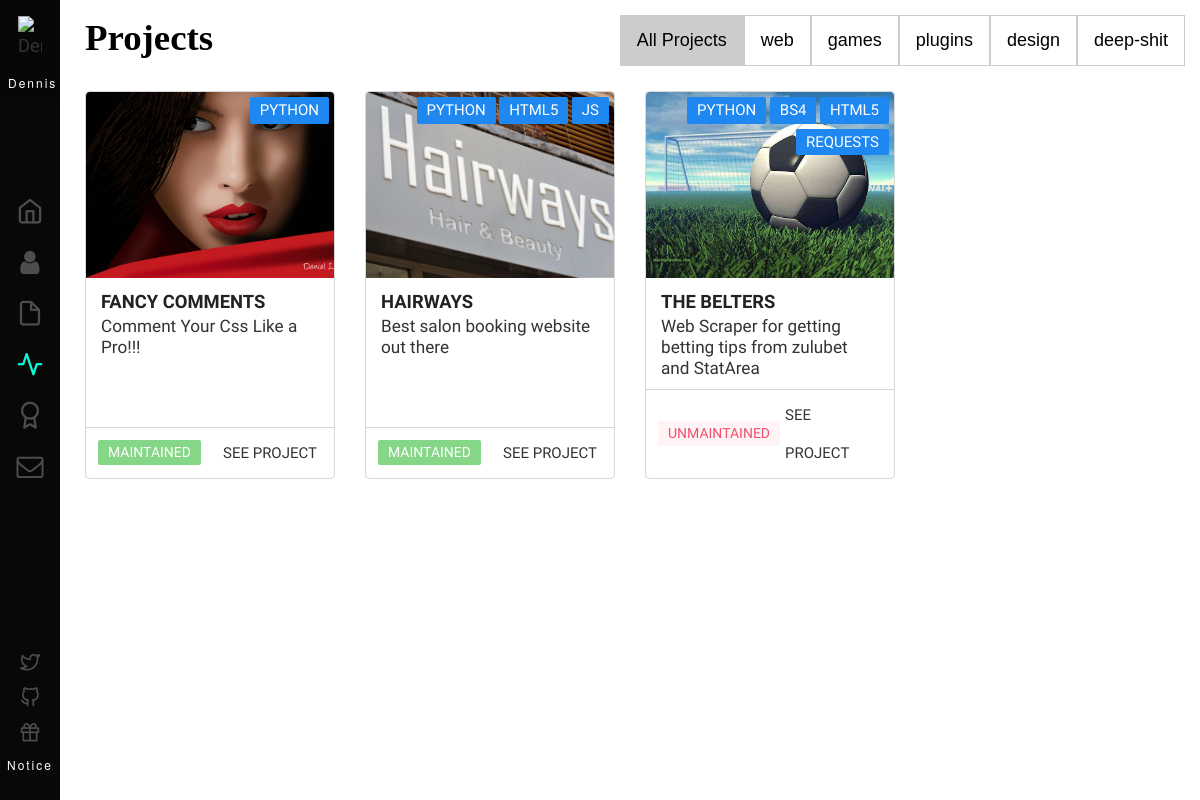
Before: /projects/ with the older database file.
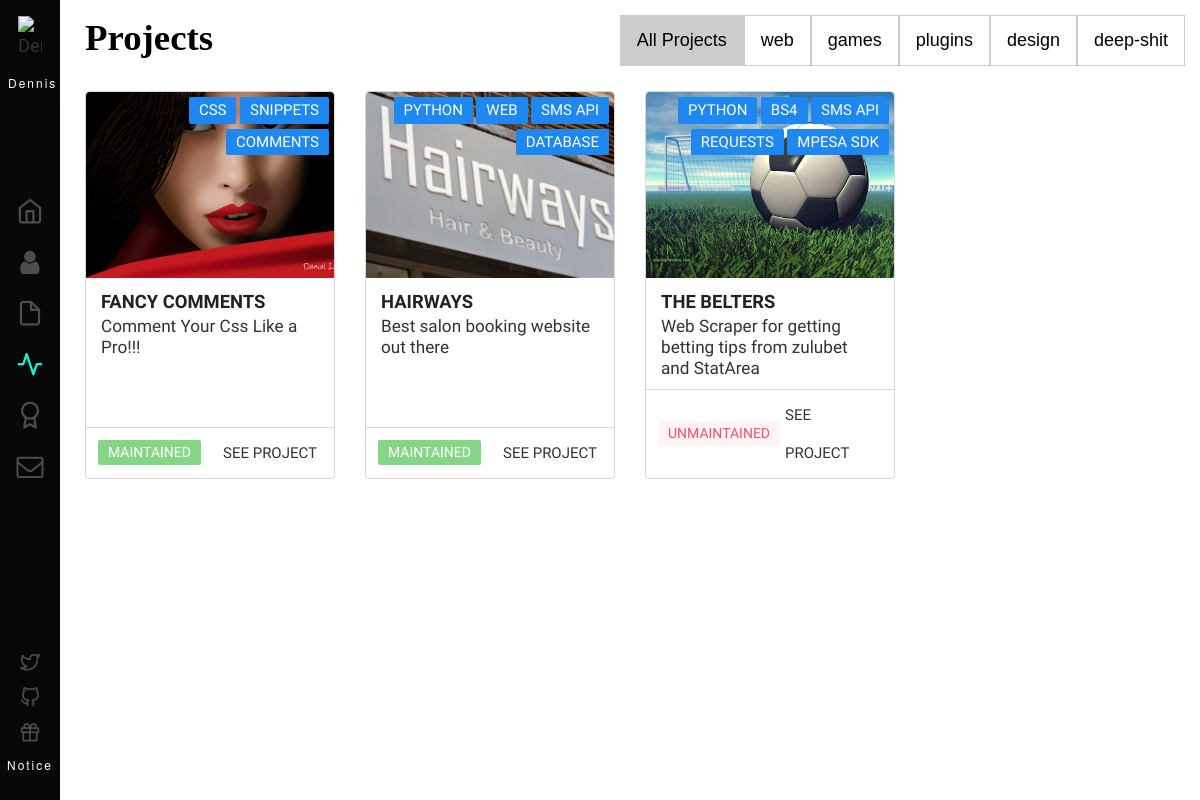
After: the same page with the newer database file.
### base/models.py (models this page shows, shortened)
class Project(models.Model):
    name = models.CharField(max_length=40)
    slug_name = models.SlugField()
    intro = models.TextField()
    subtitle = models.CharField(max_length=150)
    options = [
        ('web', 'web'),
        ('games', 'games'),
        ('plugins', 'plugins'),
        ('design', 'art & design'),
        ('deepshit', 'deepshit')]
    category = models.CharField(max_length=4, choices=options, default='code')
    preview = models.CharField(max_length=150)
    open_source = models.BooleanField(default=False)
    options = [('maintained', 'maintained'),
               ('unmaintained', 'unmaintained')]
    status = models.CharField(
        max_length=12, choices=options, default='maintained')
    source = models.CharField(blank=True, max_length=40)
    source_url = models.URLField(blank=True)
    releases = models.CharField(blank=True, max_length=40)
    release_url = models.URLField(blank=True)
    homepage = models.CharField(blank=True, max_length=40)
    homepage_url = models.URLField()
    description = models.TextField()
    works = models.TextField()
    get_started = models.TextField()
    has_installation = models.BooleanField(default=False)
    installation = models.TextField(blank=True)
    usage = models.TextField(blank=True)
    credits = models.TextField()
    license = models.TextField()
    created_date = models.DateTimeField(editable=False, default=timezone.now)

class Tag(models.Model):
    project = models.ForeignKey(
        Project, related_name='tags', on_delete=models.CASCADE)
    label = models.CharField(max_length=20)

### base/views.py (the view)
# urls.py: path('projects/', views.projects, name='projects'),
def projects(request):
    projects = Project.objects.all().order_by('-created_date')
    tags = Tag.objects.all()
    context = {"projects": projects, "tags": tags}
    return render(request, "projects/index.html", context)

### base/templates/projects/index.html (shortened to what this page needs)
{% extends 'base.html' %}
{% load staticfiles %}
{% block content %}
	<div class="projects">
		<div class="container">
			<div class="row categories">
				<h1 class="title color">Projects</h1>
				<div class="tab">
					<button class="tablinks" onclick="toggleTab(event, 'tabcontent')">All Projects</button>
					<button class="tablinks" onclick="toggleTab(event, 'web')">web</button>
					<button class="tablinks" onclick="toggleTab(event, 'games')">games</button>
					<button class="tablinks" onclick="toggleTab(event, 'plugins')">plugins</button>
					<button class="tablinks" onclick="toggleTab(event, 'design')">design</button>
					<button class="tablinks" onclick="toggleTab(event, 'deep-shit')">deep-shit</button>
				</div>
			</div>
			<div class="row equal-columns">
				{% for project in projects %}
					<div class="tabcontent project-thumb-container col-sm-6 col-md-4 col-lg-3 {{ project.category }}" data-offset="0" data-ref="tag" data-ref-id="{{ project.category }}">
						<div class="project-card">
							<div class="card-image">
								<div class="img-container">
									<img alt="{{ project.name }}" src="../static/projects/{{ project.preview }}" >
								</div>
								<div class="card-badge">
									{% for tag in tags %}
									{% if tag.project.slug_name == project.slug_name %}
									<span class="badge text-upper">
										{{ tag.label }}
									</span>
									{% endif %}
									{% endfor %}
								</div>
							</div>
							<div class="card-body">
								<h4 class="text-upper">{{ project.name }}</h4>
								<p>
									{{ project.intro }}
								</p>
							</div>
							<div class="card-bottom">
								<span class="status text-upper badge badge-{% if project.status == 'maintained' %}success{% else %}danger{% endif %}">
									{{ project.status }}
								</span>
								<div class="project-more-info text-upper">
									<a href="{% url  'more' name=project.slug_name %}" class="nicehover">SEE PROJECT</a>
								</div>
							</div>
						</div>
					</div>
				{% endfor %}
			</div>
		</div>
	</div>
{% endblock %}

### base/templates/base.html (shortened to what this page needs)
<!DOCTYPE html>
{% load staticfiles %}
<html lang="en-US" prefix="og: http://ogp.me/ns#" class="no-js ">
  <head>
    <link rel="stylesheet" type="text/css" href="{% static 'css/main.css' %}">
    <link rel="stylesheet" href="//cdn.jsdelivr.net/npm/alertifyjs@1.11.3/build/css/alertify.min.css"/>
  </head>
  <body>
    <div id="nav_bar">
      <a class="logo" rel="index" href="{% url 'home'  %}">
        <img src="https://daks2k3a4ib2z.cloudfront.net/53a9a7630dfd86dd31d6fdb4/53de0b634a9366157770dbb7_icon-intro.svg" alt="Dennis">
        <span class="sidebar-text text-white">Dennis
        </span>
      </a>
      <ul id="menu" class="en list">
        <li data-menuanchor="home" class="{% if request.path == '/' %}active{% endif %}">
        <a rel="index" href="{% url 'home' %}" arial-label="home">
          <i class="icon-home"></i>
        </a>
      </li>
      <li data-menuanchor="about" class="{% if request.path == '/about/' %}active{% endif %}">
      <a rel="about" href="{% url 'about' %}" arial-label="about">
        <i class="icon-prof"></i>
      </a>
    </li>
    <li data-menuanchor="resume" class="{% if request.path == '/resume/' %}active{% endif %}">
    <a rel="resume" href="{% url 'resume' %}" arial-label="resume">
      <i class="icon-resume"></i>
    </a>
  </li>
  <li data-menuanchor="projects" class="{% if '/projects/' in request.path %}active{% endif %}">
  <a rel="projects" href="{% url 'projects' %}" arial-label="projects">
    <i class="icon-activity"></i>
  </a>
</li>
<li data-menuanchor="awards" class="{% if request.path == '/awards/' %}active{% endif %}">
<a rel="awards" href="{% url 'awards' %}" arial-label="awards">
  <i class="icon-award"></i>
</a>
</li>
<li data-menuanchor="contact" class="{% if request.path == '/contact/' %}active{% endif %}">
<a rel="contact" href="{% url 'contact' %}" class="" arial-label="contact">
<i class="icon-mail"></i>
</a>
</li>
</ul>
<ul class="social list">
<li>
<a href="https://twitter.com/PythonMafia" target="_blank" title="tweet" rel="noreferrer">
<i class="icon-twitter"></i>
</a>
</li>
<li>
<a href="https://github.com/dennohpeter/" title="github" target="_blank" rel="noreferrer">
<i class="icon-github"></i>
</a>
</li>
<li>
<a href="#" target="" title="donate" rel="noreferrer">
<i class="icon-gift"></i>
</a>
</li>
<li>
<a href="#copyright-notice" id="notice" class="sidebar-text text-white nicehover">Notice</a>
</li>
</ul>
</div>
<div class="en wrapper">
{% block content %}
{% endblock %}
</div>
</body>
</html>

Changed rows visible on the page:
changed Tag: label "PYTHON" → "CSS"
added Tag: label "SNIPPETS", shown under Project "FANCY COMMENTS"
added Tag: label "COMMENTS", shown under Project "FANCY COMMENTS"
changed Tag: label "HTML5" → "WEB"
changed Tag (number 6 of 12 on the later page): label "JS" → "SMS API"
added Tag: label "DATABASE", shown under Project "HAIRWAYS"
changed Tag (number 10 of 12 on the later page): label "HTML5" → "SMS API"
added Tag: label "MPESA SDK", shown under Project "THE BELTERS"
